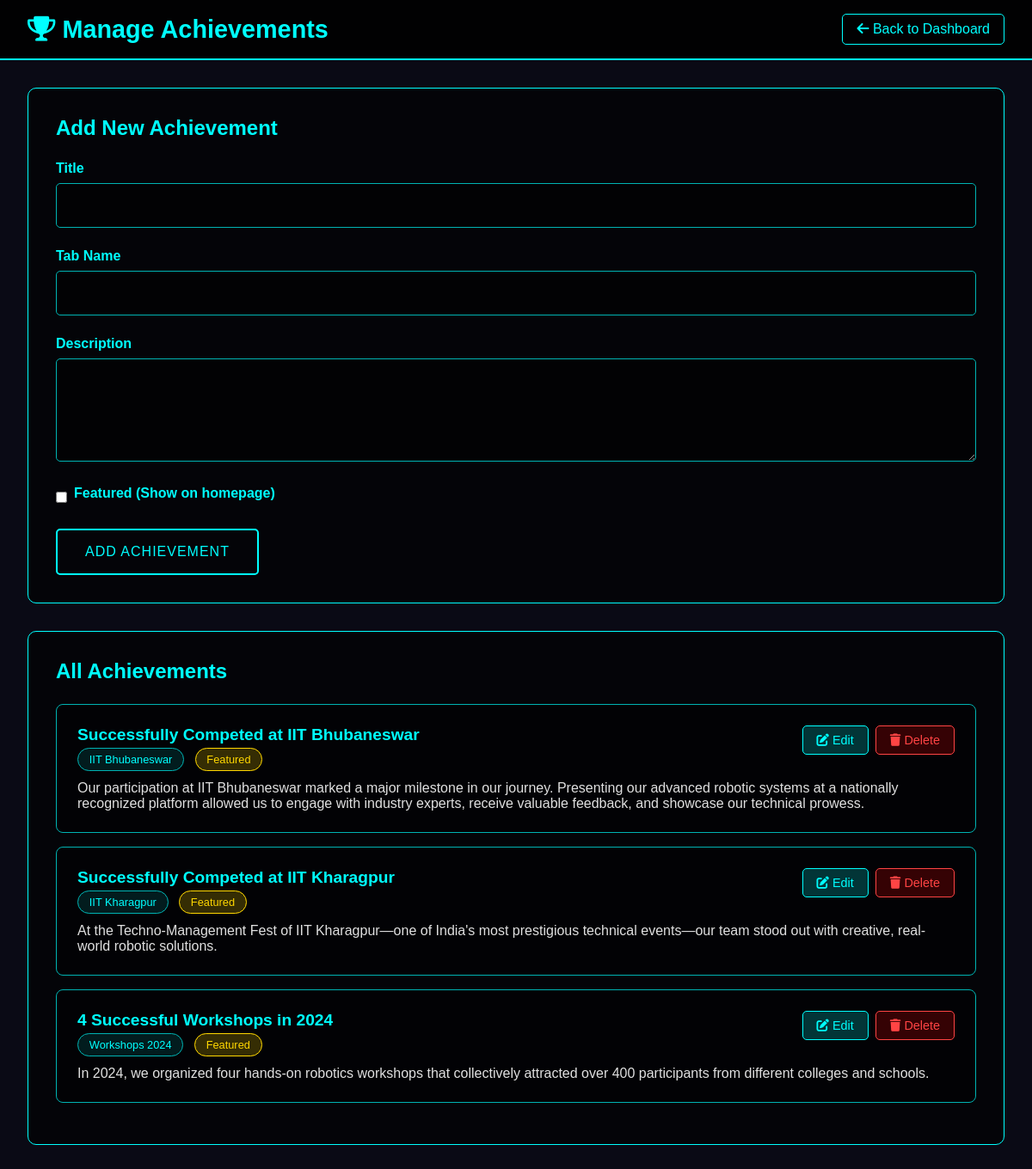
/admin/manage_achievements.php (signed in), run on the app's committed database.
### tables this page shows
CREATE TABLE achievements (
    id INT PRIMARY KEY AUTO_INCREMENT,
    title VARCHAR(255) NOT NULL,
    description TEXT,
    tab_name VARCHAR(100),
    is_featured BOOLEAN DEFAULT FALSE,
    created_at TIMESTAMP DEFAULT CURRENT_TIMESTAMP,
    updated_at TIMESTAMP DEFAULT CURRENT_TIMESTAMP ON UPDATE CURRENT_TIMESTAMP
);

### admin/manage_achievements.php (the view, shortened to what this page needs)
<?php
require_once '../config/database.php';
$stmt = $pdo->query("SELECT * FROM achievements ORDER BY created_at DESC");
$achievements = $stmt->fetchAll(PDO::FETCH_ASSOC);
?>
<!DOCTYPE html>
<html lang="en">
<head>
    <link rel="stylesheet" href="https://cdnjs.cloudflare.com/ajax/libs/font-awesome/6.0.0/css/all.min.css">
</head>
<body>
    <header class="admin-header">
        <h1><i class="fas fa-trophy"></i> Manage Achievements</h1>
        <a href="dashboard.php" class="back-btn"><i class="fas fa-arrow-left"></i> Back to Dashboard</a>
    </header>
    <div class="container">
        <div class="add-form">
            <h2 style="color: var(--cyan-primary); margin-bottom: 1.5rem;">Add New Achievement</h2>
            <form method="POST">
                <div class="form-group">
                    <label for="title">Title</label>
                    <input type="text" id="title" name="title" required>
                </div>
                <div class="form-group">
                    <label for="tab_name">Tab Name</label>
                    <input type="text" id="tab_name" name="tab_name" required>
                </div>
                <div class="form-group">
                    <label for="description">Description</label>
                    <textarea id="description" name="description" required></textarea>
                </div>
                <div class="form-group">
                    <div class="checkbox-group">
                        <input type="checkbox" id="is_featured" name="is_featured">
                        <label for="is_featured">Featured (Show on homepage)</label>
                    </div>
                </div>
                <button type="submit" class="submit-btn">Add Achievement</button>
            </form>
        </div>
        <div class="achievements-list">
            <h2 style="color: var(--cyan-primary); margin-bottom: 1.5rem;">All Achievements</h2>
            <?php foreach ($achievements as $achievement): ?>
                <div class="achievement-item">
                    <div class="achievement-header">
                        <div>
                            <h3 class="achievement-title"><?php echo htmlspecialchars($achievement['title']); ?></h3>
                            <span class="achievement-tab"><?php echo htmlspecialchars($achievement['tab_name']); ?></span>
                            <?php if ($achievement['is_featured']): ?>
                                <span class="featured-badge">Featured</span>
                            <?php endif; ?>
                        </div>
                        <div class="achievement-actions">
                            <button class="edit-btn" onclick="editAchievement(<?php echo $achievement['id']; ?>)">
                                <i class="fas fa-edit"></i> Edit
                            </button>
                            <form method="POST" style="display: inline;" onsubmit="return confirm('Are you sure you want to delete this achievement?')">
                                <button type="submit" class="delete-btn">
                                    <i class="fas fa-trash"></i> Delete
                                </button>
                            </form>
                        </div>
                    </div>
                    <p><?php echo htmlspecialchars($achievement['description']); ?></p>
                </div>
            <?php endforeach; ?>
        </div>
    </div>
</body>
</html>

### admin/manage_achievements.php (style rules this page uses)
* { margin: 0; padding: 0; box-sizing: border-box; }
:root { --cyan-primary: #00ffff; --cyan-dark: #00b3b3; --dark-bg: #0a0a15; }
body { font-family: 'Arial', sans-serif; background-color: var(--dark-bg); color: #e0e0e0; min-height: 100vh; }
.admin-header { background: rgba(0, 0, 0, 0.9); border-bottom: 2px solid var(--cyan-primary); padding: 1rem 2rem; display: flex; justify-content: space-between; align-items: center; }
.admin-header h1 { color: var(--cyan-primary); font-size: 1.8rem; }
.back-btn { background: transparent; color: var(--cyan-primary); border: 1px solid var(--cyan-primary); padding: 0.5rem 1rem; border-radius: 5px; text-decoration: none; transition: all 0.3s ease; }
.container { max-width: 1200px; margin: 2rem auto; padding: 0 2rem; }
.add-form { background: rgba(0, 0, 0, 0.6); border: 1px solid var(--cyan-primary); border-radius: 10px; padding: 2rem; margin-bottom: 2rem; }
.form-group { margin-bottom: 1.5rem; }
.form-group label { display: block; margin-bottom: 0.5rem; color: var(--cyan-primary); font-weight: bold; }
.form-group input, .form-group textarea { width: 100%; padding: 1rem; background: rgba(0, 0, 0, 0.5); border: 1px solid var(--cyan-dark); border-radius: 5px; color: white; font-size: 1rem; transition: all 0.3s ease; }
.form-group textarea { min-height: 120px; resize: vertical; }
.checkbox-group { display: flex; align-items: center; gap: 0.5rem; }
.checkbox-group input[type="checkbox"] { width: auto; }
.submit-btn { padding: 1rem 2rem; background: transparent; color: var(--cyan-primary); border: 2px solid var(--cyan-primary); border-radius: 5px; font-size: 1rem; cursor: pointer; text-transform: uppercase; letter-spacing: 1px; transition: all 0.3s ease; }
.achievements-list { background: rgba(0, 0, 0, 0.6); border: 1px solid var(--cyan-primary); border-radius: 10px; padding: 2rem; }
.achievement-item { background: rgba(0, 0, 0, 0.4); border: 1px solid var(--cyan-dark); border-radius: 8px; padding: 1.5rem; margin-bottom: 1rem; transition: all 0.3s ease; }
.achievement-header { display: flex; justify-content: space-between; align-items: flex-start; margin-bottom: 1rem; }
.achievement-title { color: var(--cyan-primary); font-size: 1.2rem; margin-bottom: 0.5rem; }
.achievement-tab { background: rgba(0, 255, 255, 0.1); color: var(--cyan-primary); padding: 0.3rem 0.8rem; border-radius: 15px; font-size: 0.8rem; border: 1px solid var(--cyan-dark); }
.featured-badge { background: rgba(255, 215, 0, 0.2); color: #ffd700; padding: 0.3rem 0.8rem; border-radius: 15px; font-size: 0.8rem; border: 1px solid #ffd700; margin-left: 0.5rem; }
.achievement-actions { display: flex; gap: 0.5rem; }
.edit-btn, .delete-btn { padding: 0.5rem 1rem; border: none; border-radius: 5px; cursor: pointer; font-size: 0.9rem; transition: all 0.3s ease; }
.edit-btn { background: rgba(0, 255, 255, 0.2); color: var(--cyan-primary); border: 1px solid var(--cyan-primary); }
.delete-btn { background: rgba(255, 0, 0, 0.2); color: #ff4444; border: 1px solid #ff4444; }

### data on the page
achievements: title "Successfully Competed at IIT Bhubaneswar", tab_name "IIT Bhubaneswar", is_featured "Featured", description "Our participation at IIT Bhubaneswar marked a major milestone in our journey. Presenting our advanced robotic systems at a nationally recognized platform allowed us to engage with industry experts, receive valuable feedback, and showcase our technical prowess."
achievements: title "Successfully Competed at IIT Kharagpur", tab_name "IIT Kharagpur", is_featured "Featured", description "At the Techno-Management Fest of IIT Kharagpur—one of India's most prestigious technical events—our team stood out with creative, real-world robotic solutions."
achievements: title "4 Successful Workshops in 2024", tab_name "Workshops 2024", is_featured "Featured", description "In 2024, we organized four hands-on robotics workshops that collectively attracted over 400 participants from different colleges and schools."
